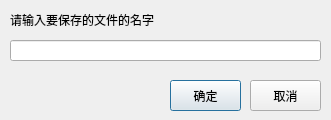
<?xml version="1.0" encoding="UTF-8"?>
<ui version="4.0">
 <class>ExportExcelDialog</class>
 <widget class="QDialog" name="ExportExcelDialog">
  <property name="geometry">
   <rect>
    <x>0</x>
    <y>0</y>
    <width>331</width>
    <height>120</height>
   </rect>
  </property>
  <property name="windowTitle">
   <string>导出为Excel文档</string>
  </property>
  <property name="windowIcon">
   <iconset resource="rc.qrc">
    <normaloff>:/new/prefix2/rc/action/Go Out.ico</normaloff>:/new/prefix2/rc/action/Go Out.ico</iconset>
  </property>
  <widget class="QLabel" name="label">
   <property name="geometry">
    <rect>
     <x>10</x>
     <y>10</y>
     <width>151</width>
     <height>20</height>
    </rect>
   </property>
   <property name="text">
    <string>请输入要保存的文件的名字</string>
   </property>
  </widget>
  <widget class="QLineEdit" name="FileNameLineEdit">
   <property name="geometry">
    <rect>
     <x>10</x>
     <y>40</y>
     <width>311</width>
     <height>21</height>
    </rect>
   </property>
  </widget>
  <widget class="QPushButton" name="OKPushButton">
   <property name="geometry">
    <rect>
     <x>170</x>
     <y>80</y>
     <width>71</width>
     <height>31</height>
    </rect>
   </property>
   <property name="text">
    <string>确定</string>
   </property>
   <property name="icon">
    <iconset resource="rc.qrc">
     <normaloff>:/new/prefix1/rc/action/Ok.ico</normaloff>:/new/prefix1/rc/action/Ok.ico</iconset>
   </property>
  </widget>
  <widget class="QPushButton" name="QuitPushButton">
   <property name="geometry">
    <rect>
     <x>250</x>
     <y>80</y>
     <width>71</width>
     <height>31</height>
    </rect>
   </property>
   <property name="text">
    <string>取消</string>
   </property>
   <property name="icon">
    <iconset resource="rc.qrc">
     <normaloff>:/new/prefix1/rc/action/Cancel.ico</normaloff>:/new/prefix1/rc/action/Cancel.ico</iconset>
   </property>
  </widget>
 </widget>
 <resources>
  <include location="rc.qrc"/>
 </resources>
 <connections/>
</ui>
